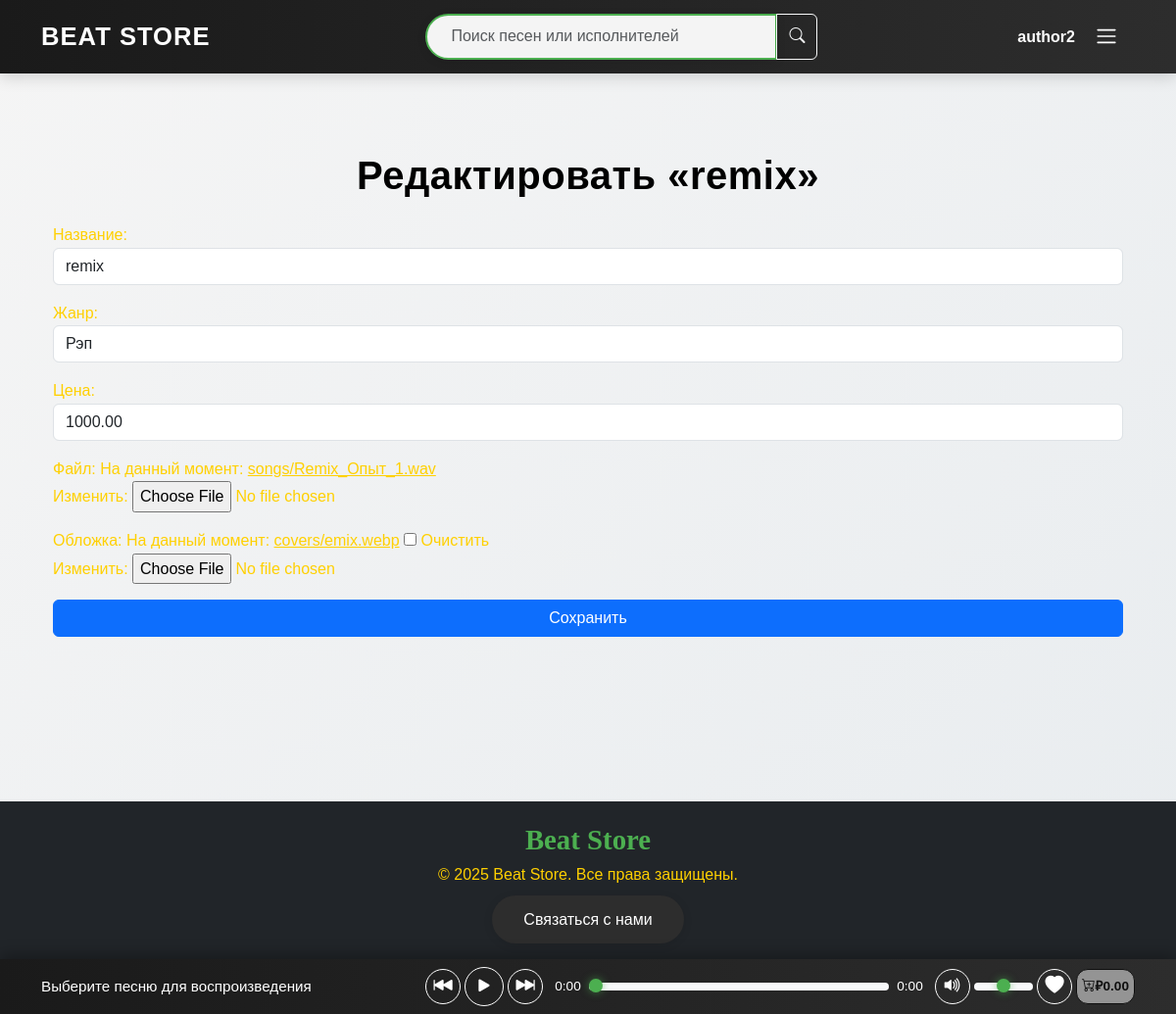
The app's page /edit_music/3/ (signed in) with its own data.
### store/models.py (models this page shows, shortened)
class User(AbstractUser):
    email = models.EmailField(unique=True, verbose_name='Электронная почта')
    balance = models.DecimalField(max_digits=10, decimal_places=2, default=0.00, verbose_name='Баланс')
    class Meta:
        verbose_name = 'Пользователь'
        verbose_name_plural = 'Пользователи'
        indexes = [models.Index(fields=['username', 'email'])]

class Song(models.Model):
    title = models.CharField(max_length=100, verbose_name='Название')
    path = models.FileField(upload_to='songs/', verbose_name='Файл')
    cover = models.ImageField(upload_to='covers/', null=True, blank=True, verbose_name='Обложка')
    likes = models.ManyToManyField(
        User,
        related_name='liked_songs',
        blank=True,
        verbose_name='Лайки'
    )
    author = models.ForeignKey(
        User,
        on_delete=models.CASCADE,
        related_name='songs',
        verbose_name='Автор'
    )
    genre = models.ForeignKey(
        Genre,
        on_delete=models.SET_NULL,
        null=True,
        blank=True,
        verbose_name='Жанр'
    )
    price = models.DecimalField(
        max_digits=8,
        decimal_places=2,
        default=0.00,
        verbose_name='Цена'
    )
    total_plays = models.PositiveIntegerField(default=0, verbose_name='Количество прослушиваний')
    created_at = models.DateTimeField(auto_now_add=True, verbose_name='Дата создания')
    class Meta:
        verbose_name = 'Песня'
        verbose_name_plural = 'Песни'
        ordering = ['-created_at']
        indexes = [
            models.Index(fields=['created_at']),
            models.Index(fields=['total_plays']),
            models.Index(fields=['author', 'created_at']),
        ]
        constraints = [
            models.CheckConstraint(
                check=models.Q(price__gte=0),
                name='song_price_non_negative'
            )
        ]

### store/views.py (the view)
# urls.py: path('edit_music/<int:song_id>/', views.edit_music, name='edit_music'),
@login_required
def edit_music(request, song_id):
    song = get_object_or_404(Song, id=song_id, author=request.user)
    if request.method == 'POST':
        form = SongForm(request.POST, request.FILES, instance=song)
        if form.is_valid():
            form.save()
            messages.success(request, 'Песня успешно отредактирована.')
            return redirect('store:profile', username=request.user.username)
        else:
            messages.error(request, 'Ошибка при редактировании песни. Проверьте данные.')
    else:
        form = SongForm(instance=song)
    return render(request, 'store/edit_music.html', {'form': form, 'song': song})

### store/forms.py
class SongForm(forms.ModelForm):
    class Meta:
        model = Song
        fields = ['title', 'genre', 'price', 'path', 'cover']  # Добавлено 'cover'
        widgets = {
            'title': forms.TextInput(attrs={'class': 'form-control'}),
            'genre': forms.Select(attrs={'class': 'form-control'}),
            'price': forms.NumberInput(attrs={'class': 'form-control'}),
            'path': forms.ClearableFileInput(attrs={'class': 'form-control-file'}),
            'cover': forms.ClearableFileInput(attrs={'class': 'form-control-file'}),  # Добавлен виджет для cover
        }

### store/models.py (called while the page is built)
    def __str__(self):
        return self.name

### store/templates/store/edit_music.html (shortened to what this page needs)
{% extends 'store/base.html' %}
{% load static %}
{% block content %}
    <div class="container my-4">
        <h1 class="text-center mb-4">Редактировать «{{ song.title }}»</h1>
        <form method="post" enctype="multipart/form-data" class="filter-form">
            {{ form.as_p }}
            <button type="submit" class="btn btn-primary w-100">Сохранить</button>
        </form>
    </div>
{% endblock %}

### store/templates/store/header.html (shortened to what this page needs)
{% load static %}
<header class="navbar">
    <div class="container">
        <a class="navbar-brand" href="{% url 'store:index' %}">Beat Store</a>
        <form class="search-form mx-auto" action="{% url 'store:music_list' %}" method="get">
            <div class="input-group">
                <input class="search-input form-control" type="search" name="search" placeholder="Поиск песен или исполнителей" aria-label="Поиск">
                <button class="btn btn-outline-light search-btn" type="submit" aria-label="Поиск">
                    <i class="bi bi-search"></i>
                </button>
            </div>
        </form>
        <div class="auth-section">
            {% if user.is_authenticated %}
                <a href="{% url 'store:profile' user.username %}" class="nav-link username">{{ user.username }}</a>
            {% else %}
                <a href="{% url 'store:login' %}" class="auth-btn">Вход</a>
            {% endif %}
        </div>
        <button class="navbar-toggler ms-2" type="button" data-bs-toggle="offcanvas" data-bs-target="#offcanvasNavbar" aria-controls="offcanvasNavbar" aria-label="Переключить навигацию">
            <span class="navbar-toggler-icon"></span>
        </button>
    </div>
</header>

### static/css/style.css (style rules this page uses)
:root { --footer-bg: #1a1a1a; --primary-color: #4CAF50; --dark-bg: #1a1a1a; --light-bg: #f5f5f5; --text-dark: #000000; --text-light: #ffffff; --close-button-color: #ffffff; --transition: all 0.3s ease; --shadow-sm: 0 2px 10px rgba(0, 0, 0, 0.1); --shadow-md: 0 4px 15px rgba(0, 0, 0, 0.15); --like-color: rgb(255, 0, 0); --cart-color: #fefe02; --highlight-color: #ffffff; }
*, *::before, *::after { box-sizing: border-box; margin: 0; padding: 0; }
body { font-family: 'Montserrat', sans-serif; background: linear-gradient(135deg, var(--light-bg) 0%, #e8ecef 100%); color: var(--text-dark); line-height: 1.6; display: flex; flex-direction: column; min-height: 100vh; }
h1, h2, h3, h4, h5, h6 { font-family: 'Gill Sans', 'Gill Sans MT', Calibri, 'Trebuchet MS', sans-serif; color: var(--text-dark); margin-bottom: 1.5rem; font-weight: 700; letter-spacing: 0.5px; }
p, a, span, li { font-size: 1rem; color:#ffd000; font-weight: 400; }
.navbar { background: linear-gradient(to right, var(--dark-bg), #2d2d2d); padding: 0.75rem 1rem; box-shadow: var(--shadow-md); position: sticky; top: 0; z-index: 1000; display: flex; justify-content: space-between; align-items: center; }
.navbar-brand { font-size: 1.6rem; font-weight: 700; color: var(--highlight-color); text-transform: uppercase; letter-spacing: 1px; transition: var(--transition); }
.auth-section { display: flex; align-items: center; gap: 1.2rem; }
.username { color: var(--highlight-color); font-weight: 600; transition: var(--transition); }
.navbar-toggler { margin-right: 5px; border: none; padding: 0.25rem 0.75rem; color: var(--highlight-color); }
.search-form { margin: 0 1rem; position: relative; max-width: 400px; flex-grow: 1; }
.search-input { border-radius: 50px; padding: 0.6rem 1.5rem; border: 2px solid var(--primary-color); font-family: 'Montserrat', sans-serif; background: rgba(255, 255, 255, 0.95); box-shadow: var(--shadow-sm); transition: var(--transition); }

### records on screen
User: username "author2"
Song: title "remix", genre "Рэп", price "1000.00"
